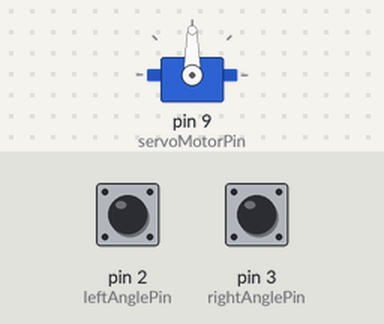
The sketch below on a simulated Arduino Uno, built with avr-gcc and run on an emulated ATmega328P. On the bench: servo. The test bench sets the inputs (shaded band); at power-on: pin 2 (leftAnglePin) HIGH, pin 3 (rightAnglePin) HIGH.

Above: at 1.2 s.
1.3 s: pin 2 (leftAnglePin) pulled LOW for 1 s
3.8 s: pin 2 (leftAnglePin) pulled LOW for 3.2 s
At 6.9 s:
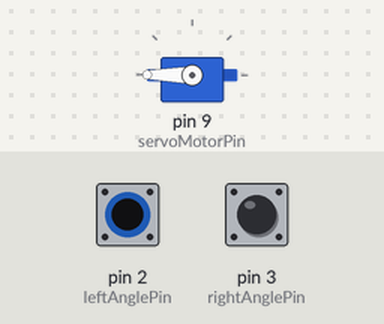
8.5 s: pin 3 (rightAnglePin) pulled LOW for 1 s
At 10.5 s:
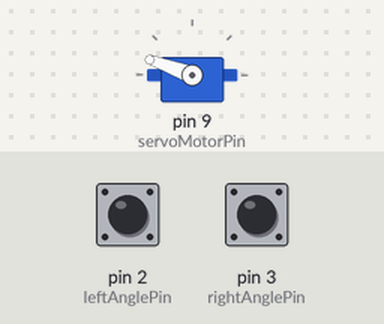
11.0 s: pin 3 (rightAnglePin) pulled LOW for 0.15 s
At 11.6 s:
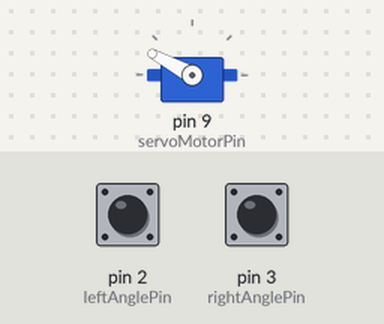
Timing chart, 0 to 13.6 s (numbered marks = the images above; inputs shaded):
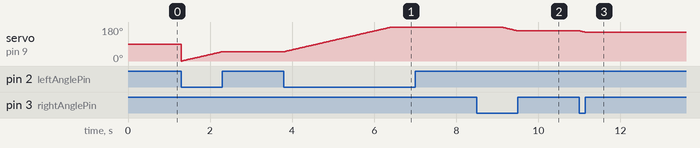

The sketch:

2._ServoMotor.ino
```cpp
/*
  예제 7.2
  서보모터 구동
*/

// 서보모터 라이브러리 불러오기
#include <Servo.h>

// 서보모터 이름 설정
Servo motor1;

// 서보 모터 신호핀 설정
int servoMotorPin = 9;

// 포텐쇼미터 핀 설정
int potentioMeterPin = 0;

// 모터 각도 변수 설정
int motorAngle;
int motorAngleOld;

const int leftAnglePin = 2;
const int rightAnglePin = 3;

void setup() {

  // 서보모터 설정. 0.6ms 부터 2.4ms 범위로 설정
  motor1.attach(servoMotorPin, 600, 2400);

  pinMode(leftAnglePin, INPUT_PULLUP);
  pinMode(rightAnglePin, INPUT_PULLUP);

  // 시리얼 통신 설정
  Serial.begin(9600);
}

void loop() {
  int leftAngleButton = digitalRead(leftAnglePin);  // 스위치 입력을 받는다
  int rightAngleButton = digitalRead(rightAnglePin); // 스위치 입력을 받는다


  if (leftAngleButton == LOW) {
    motor1.write(motorAngle++);
  }
  else if (rightAngleButton == LOW) {
    motor1.write(motorAngle--);
  }

  // 현재의 모터 각도를 저장한다.
//  motorAngleOld = motorAngle;

  delay(20);

}
```

Measured:
- after the input at 3.8 s, servo on pin 9 (servoMotorPin): moves from 49° to 180° over 2.6 s, starting at once
- after the input at 8.5 s, servo on pin 9 (servoMotorPin): moves from 180° to 160° over 0.38 s, starting after 0.60 s
- after the input at 11.0 s, servo on pin 9 (servoMotorPin): 160° → 152° at once
